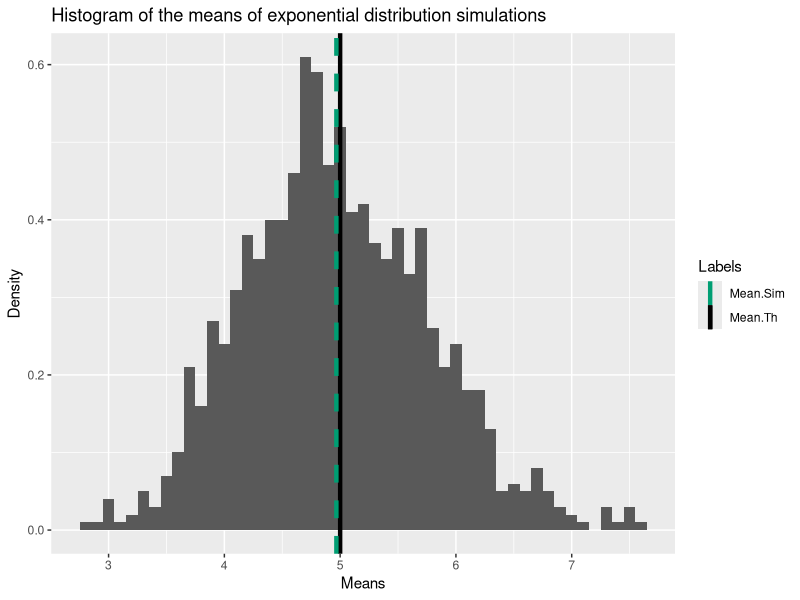

This figure's R source: (Note: this script raises an error after producing the figure.)
## ---- chunk 1
library(ggplot2)
## ---- chunk 2
lambda <- 0.2
N <- 1000
n <- 40
mean_theory <- 1/lambda
var_theory <- 1/(lambda*lambda)
var_theory_means <- var_theory/n
## ---- chunk 3
sim_means <- NULL
for (i in 1 : N){
    sim_means <- c(sim_means, mean(rexp(n,lambda)))
}
mean_sim_means <- mean(sim_means)
var_sim_means <- var(sim_means)
## ---- chunk 4
ggplot() +
    aes(sim_means) +
    geom_histogram(aes(y=..density..),binwidth=0.1) +
    geom_vline(aes(xintercept=mean_theory, colour="Mean.Th", linetype = "Mean.Th"),
               size = 1.5) +
    geom_vline(aes(xintercept=mean_sim_means, colour="Mean.Sim", linetype = "Mean.Sim"),
               size = 1.5, show.legend=TRUE) +
    scale_colour_manual(name="Labels", values=c(Mean.Sim="#009E73",Mean.Th="black")) +
    scale_linetype_manual(name="Labels", values=c(Mean.Sim="dashed",Mean.Th="solid"), guide=FALSE)+
    labs(x = "Means",
         y = "Density",
         title = "Histogram of the means of exponential distribution simulations")
## ---- chunk 5
ggplot() +
    aes(sim_means) +
    geom_histogram(aes(y=..density..),binwidth=0.1) +
    geom_vline(aes(xintercept=mean_theory, colour="Mean.Th", linetype = "Mean.Th"),
               size = 1.5) +
    geom_vline(aes(xintercept=mean_sim_means, colour="Mean.Sim", linetype = "Mean.Sim"),
               size = 1.5, show.legend=TRUE) +
    scale_colour_manual(name="Labels", values=c(Mean.Sim="#009E73",Mean.Th="black")) +
    scale_linetype_manual(name="Labels", values=c(Mean.Sim="dashed",Mean.Th="solid"), guide=FALSE)+
    stat_function(fun = dnorm, size = 2, args = list(mean = mean_theory, sd = sqrt(var_theory_means))) +
    labs(x = "Means",
         y = "Density",
         title = "Histogram of the means of exponential distribution simulations")
